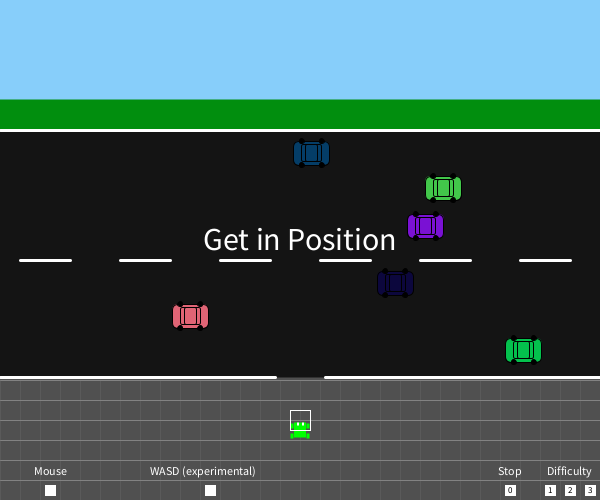
Frame 1 (no input)
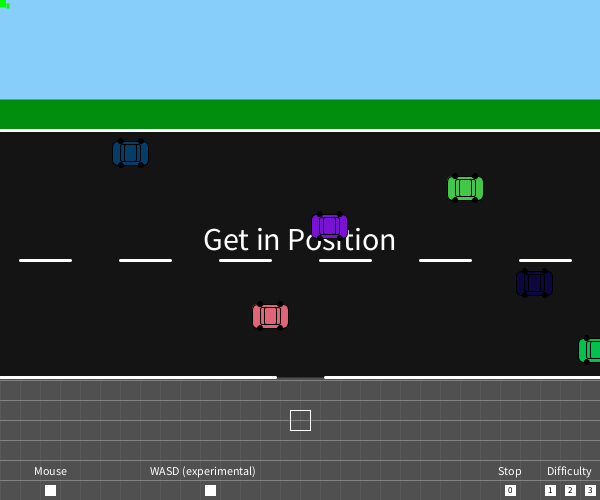
Frame 60 (the mouse pressed at the canvas centre just before this capture)
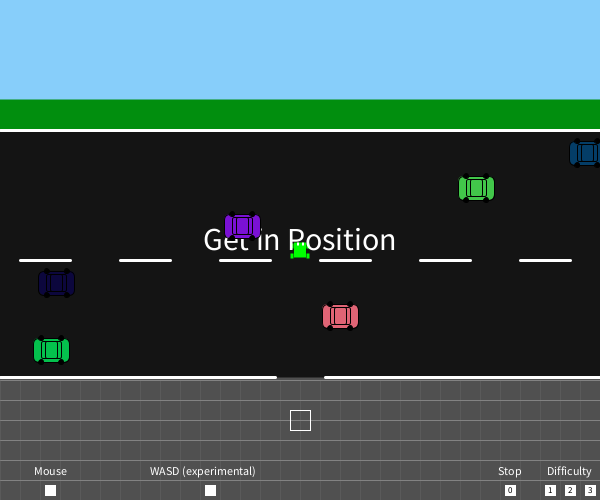
Frame 120 (the mouse held since frame 60 and released just before this capture)

The Processing sketch that drew these frames (run headless with seeded random() and noise(); from frame 60 on, the mouse is pressed at the canvas centre):

// Processing sketch: processing_123201
// ── processing_123201.pde

//arrays amb la posicio i la velocitat dels cotxes
float[] cotxesx = {random(150.0,400.0),random(400.0,500.0),random(300.0,400.0),random(500.0,600.0),random(100.0,500.0),random(0.0,600.0)};   //200.0,250.0,400.0,350.0,450.0,300.0
float[] cotxesy = {153.0,226.0,283.0,350.0,188.0,316.0};/*205,275,310,400,240,365*/
float[] vel1 = {random(4.0,6.0),random(4.0,6.0),random(4.0,6.0),random(4.0,6.0),random(-1.0,-3.0),random(-2.0,-4.0)}; //1.0,9.0,13.0,12.0,-12.0,-11.0
float[] vel2 = {random(7.0,10.0),random(9.0,12.0),random(12.0,15.0),random(11.0,13.0),random(-11.0,-13.0),random(-10.0,-13.0)};   //8.0,10.0,13.0,12.0,-12.0,-11.0
float[] vel3 = {random(19.0,21.0),random(15.0,18.0),random(21.0,24.0),random(16.0,18.0),random(-22.0,-25.0),random(-15.0,-17.0)};   //19.0,16.0,22.0,17.0,-23.0,-16.0
float[] vel4 = {0.0,0.0,0.0,0.0,0.0,0.0};
//la posicio de la granota
float gustavox = 300;
float gustavoy = 430;

boolean coli = false;
boolean comprovacio = false;
boolean carretera1 = false;
boolean carretera2 = false; 
boolean fi = false;
Rana gustavo;
Car[] cotxes = new Car[6];

int pantalla = 1; 
int mando = 1;
int dificultat = 2;

void setup(){
  size(600,500);
  //Els cotxes que circulen cap a la dreta
  for(int i = 0; i<4;i++){
    cotxes[i] = new Car(cotxesx[i], cotxesy[i], vel1[i], color (random(255),random(255), random(255)));
  }
  //Els cotxes que circulen cap a la esquerra
  for(int i = 4; i<6;i++){
    cotxes[i] = new Car(cotxesx[i], cotxesy[i], vel1[i], color (random(255),random(255), random(255)));
  }
  //Rana gustavo
  gustavo = new Rana(gustavox, gustavoy);
 }


void draw(){ 
  //switch amb els quatre casos, la pantalla del joc (1), la pantalla de game over (2), you win (3) i cheater(4)
  switch(pantalla){
    case 1: 
            //Crida al metode que contÃ�ï¿½Ã¯Â¿Â½Ã�Â¯Ã�Â¿Ã�Â½Ã�ï¿½Ã�Â¯Ã�ï¿½Ã�Â¿Ã�ï¿½Ã�Â½Ã�ï¿½Ã¯Â¿Â½Ã�Â¯Ã�Â¿Ã�Â½Ã�ï¿½Ã¯Â¿Â½Ã�ï¿½Ã�Â© el fons
            Fons();
            strokeWeight(1);
            stroke(0);
            fill(255);
            //crida al metode que dibuixa la granota i al que la mou
            gustavo.dibuixa();
            gustavo.moure(gustavox,gustavoy);
            
            //SelecciÃ�ï¿½Ã¯Â¿Â½Ã�Â¯Ã�Â¿Ã�Â½Ã�ï¿½Ã�Â¯Ã�ï¿½Ã�Â¿Ã�ï¿½Ã�Â½Ã�ï¿½Ã¯Â¿Â½Ã�Â¯Ã�Â¿Ã�Â½Ã�ï¿½Ã¯Â¿Â½Ã�ï¿½Ã�Â³ de la dificultat            
            if(mousePressed&&mouseX>=590-5&&mouseX<=590+5 && mouseY>=490-5 &&  mouseY<=490+5){
            dificultat = 3;
            }else if(mousePressed&&mouseX>=570-5&&mouseX<=570+5 && mouseY>=490-5 &&  mouseY<=490+5){
            dificultat = 2;
            }else if(mousePressed&&mouseX>=550-5&&mouseX<=550+5 && mouseY>=490-5 &&  mouseY<=490+5){
            dificultat = 1;
            }
            else if(mousePressed&&mouseX>=510-5&&mouseX<=510+5 && mouseY>=490-5 &&  mouseY<=490+5){
            dificultat = 4;
            }
            //Seleccio del metode de entrada
            if(mousePressed&&mouseX>=50-5&&mouseX<=50+5 && mouseY>=490-5 &&  mouseY<=490+5){
            mando = 1;
            }else if(mousePressed&&mouseX>=210-5&&mouseX<=210+5 && mouseY>=490-5 &&  mouseY<=490+5){
            mando = 2;
            }
            //switch en el que s'utilitza la variable mando per escollir el metode d'entrada
            switch(mando){
              case 1:
               gustavox = mouseX;
               gustavoy = mouseY;
               noCursor();
               break;
              case 2:
               
              if(key=='w'||key=='W'){
                    if(gustavoy>10){
                    gustavoy--;
                    }
                }
                if(key=='s'||key=='S'){
                    if(gustavoy<490){
                    gustavoy++;
                    }
                }
                if(key=='a'||key=='A'){
                    if(gustavox>10){
                    gustavox--;
                    }
                }
                if(key=='d'||key=='D'){
                    if(gustavox<width-10){
                    gustavox++;
                    }
                }
                break;
            }
            //comprovacio de que la granota esta en posicio i pot comenÃ�ï¿½Ã¯Â¿Â½Ã�Â¯Ã�Â¿Ã�Â½Ã�ï¿½Ã�Â¯Ã�ï¿½Ã�Â¿Ã�ï¿½Ã�Â½Ã�ï¿½Ã¯Â¿Â½Ã�Â¯Ã�Â¿Ã�Â½Ã�ï¿½Ã¯Â¿Â½Ã�ï¿½Ã�Â§ar el joc
            textSize(32);
            stroke(255);
            if(comprovacio == false){
              textAlign(CENTER);
              text("Get in Position",width/2,height/2);
              noFill();
              rect(width/2,420,20,20);
            }
            if(gustavox>289&&gustavox<309&&gustavoy>410&&gustavoy<430){
              comprovacio = true;
            }
            
            stroke(0);
            fill(255);
            //switch que utilitza la variable dificultat per canviar la velocitat dels cotxes. El cas 4 es el 'stop', velocitat 0.
            switch(dificultat){
              case 1:
              for(int i = 0; i<4;i++){
                cotxes[i].dibuixa();
                cotxes[i].moure(vel1[i]);
                cotxesx[i] = (cotxesx[i] + vel1[i])%(width+30);
              }
              for(int i = 4; i<6;i++){
                cotxes[i].dibuixa();
                cotxes[i].moureinv(vel1[i]);
                cotxesx[i] = (cotxesx[i] + vel1[i]);
                if(cotxesx[i]<-30){
                  cotxesx[i] = width+30;
                }
              }
              break;       
             case 2: 
              for(int i = 0; i<4;i++){
                cotxes[i].dibuixa();
                cotxes[i].moure(vel2[i]);
                cotxesx[i] = (cotxesx[i] + vel2[i])%(width+30);
              }
              for(int i = 4; i<6;i++){
                cotxes[i].dibuixa();
                cotxes[i].moureinv(vel2[i]);
                cotxesx[i] = (cotxesx[i] + vel2[i]);
                if(cotxesx[i]<-30){
                  cotxesx[i] = width+30;
                }
              }     
              break;
              case 3: 
                for(int i = 0; i<4;i++){
                  cotxes[i].dibuixa();
                  cotxes[i].moure(vel3[i]);
                  cotxesx[i] = (cotxesx[i] + vel3[i])%(width+30);
                }
                for(int i = 4; i<6;i++){
                  cotxes[i].dibuixa();
                  cotxes[i].moureinv(vel3[i]);
                  cotxesx[i] = (cotxesx[i] + vel3[i]);
                  if(cotxesx[i]<-30){
                    cotxesx[i] = width+30;
                  }
                }
                break;
             case 4:
               for(int i = 0; i<4;i++){
                      cotxes[i].dibuixa();
                      cotxes[i].moure(vel4[i]);
                      cotxesx[i] = (cotxesx[i] + vel4[i])%(width+30);
                    }
                    for(int i = 4; i<6;i++){
                      cotxes[i].dibuixa();
                      cotxes[i].moureinv(vel4[i]);
                      cotxesx[i] = (cotxesx[i] + vel4[i]);
                      if(cotxesx[i]<-30){
                        cotxesx[i] = width+30;
                      }
                    }
                    break;  
            }
            //si despres de comprovar de que la granota esta en posicio, la granota passa per les dues parts de la carretera "carretera1" i "carretera2" 
            //pasaran a ser (cada una a traves de dos if direrents) true. Aquestes dues variables son antitrampes, si arribes al final sense passar per la carretera (treient el mouse fora del joc), 
            //no guanyaras, i el joc et portara a la pantalla 'cheater'
              
              if(comprovacio){
                if(gustavox>0&&gustavox<width&&gustavoy>height/2&&gustavoy<377){
                  carretera1 = true;
                }
                if(gustavox>0&&gustavox<width&&gustavoy>height/4 &&gustavoy<height/2){
                  carretera2 = true;
                }
                //comprovacio de la colisio entre els cotxes i la granota
                for(int i = 0; i<6 && coli == false; i++){
                  coli = collisio(cotxesx[i], cotxesy[i], gustavox, gustavoy);
                }
                //si colisiones, el joc et portara a la pantalla "Game Over"
                if(coli){
                  pantalla = 2;
                }
                //Si es compleix les condicio que he explicat abans (les variables carretera), et portara a la pantalla 'You Win!'. 
                //Pero si arribes al final sense complir les condicions, et portara a la pantalla 'Cheater'
                if(carretera1&&carretera2&&gustavoy<125){
                  pantalla = 3;
                }else if((carretera1 == false || carretera2 == false)&&gustavoy<125){
                  pantalla = 4;
                }
            }
            break;
            
    case 2: textAlign(CENTER);
            GameOver();
            strokeWeight(1);
            fill(255);
            stroke(200);
            rectMode(CENTER);
            
            rect(300,350,90,30);
            textSize(18);
            fill(0);
            text("Try Again",300,355);
            //si cliques en el boto de try again, es reinicialitzaran les variables necessaries i tornaras al joc, des del principi.
            if(mousePressed&&mouseX>300-45&&mouseX<300+45 && mouseY>350-15 &&  mouseY<350+15){
              comprovacio = false;
              coli = false;
              carretera1 = false;
              carretera2 = false;
              pantalla = 1;
              mando = 1;
            }
            break;
    case 3: YouWin();
            strokeWeight(1);
            fill(255);
            stroke(200);
            rectMode(CENTER);
            rect(300,350,90,30);
            textSize(18);
            fill(0);
            text("Try Again",300,355);
            //si cliques en el boto de try again, es reinicialitzaran les variables necessaries i tornaras al joc, des del principi.
            if(mousePressed&&mouseX>300-45&&mouseX<300+45 && mouseY>350-15 &&  mouseY<350+15){
              comprovacio = false;
              coli = false;
              carretera1 = false;
              carretera2 = false;
              pantalla = 1;
              mando = 1;
            }
            break;
    case 4: Cheater();
            break;
  }
}
  boolean collisio(float x, float y,float ranax, float ranay){
    //comprovacio de colisio: en aquesta funcio, entren les posicions de cada cotxe (d'un en un) i les posicions de la granota
    //si les posicions de la granota, entren dintre dels limits establerts dels cotxes, retornara true, sino retornara false
     return ((ranax>x-18&&ranax<x+18)&&(ranay>y-12&&ranay<y+12));
  }
  void Fons(){
    //metode que dibuixa el fons i els botons
    background(20);
    noStroke();
    rectMode(CENTER);
    fill(1,142,14);
    rect(width/2,height/5+10,width,height/12);
    fill(135,206,250);
    rect(width/2,height/8-25,width,height/4);
    fill(80);
    rect(width/2,440,width,125);
    stroke(90);
    for(int i = 0; i<width; i = i+20){
      line(i,380,i,height);
    }
    stroke(130);
    for(int i = 380; i<height; i = i+20){
      line(0,i,width,i);
    }
    stroke(255);
    strokeWeight(3);
    line(0,377,width/2-25,377);
    line(width/2+25,377,width,377);
    
    line(0,height/4+5,width,height/4+5);
  
    
    for(int i = -30; i<width; i = i + 100){
      strokeWeight(3);
      line (i+50,(height/2)+10,i+100,(height/2)+10);
    }
    strokeWeight(1);

    
    fill(255);
    rect(590,490,10,10);
    rect(570,490,10,10);
    rect(550,490,10,10);
    rect(510,490,10,10);
    rect(50,490,10,10);
    rect(210,490,10,10);
    fill(0);
    textAlign(CENTER);
    textSize(9);
    text("3",590,493);
    text("2",570,493);
    text("1",550,493);
    text("0",510,493);
    textSize(12);
    fill(255);
    text("Difficulty",570,475);
    text("Stop",510,475);
    text("Mouse",50,475);
    textAlign(LEFT);
    text("WASD (experimental)",150,475);
  }
  
  void GameOver(){
    //metode que dibuixa la pantalla 'game over'
    cursor(ARROW);
    background(0);
    textSize(40);
    fill(80);
    textAlign(CENTER);
    text("Game Over",width/2,height/2);
    fill(0,255,0);
    noStroke();
    rectMode(CENTER);
    rect(300,300,16,20);
    rect(300+11,300+6,5,7);
    rect(300-11,300+6,5,7);
    rect(300+11,300-4,5,7);
    rect(300-11,300-4,5,7);

    noStroke();
    rectMode(CENTER);
 
    fill(0);
    textSize(10);
    stroke(0);
    text("x",302,296);
    text("x",294,296);
    }
    
  void YouWin(){
    cursor(ARROW);
    //metode que dibuixa la pantalla 'you win'
    background(135,206,250);
    fill(255);
    textAlign(CENTER);
    textSize(40);
    text("You Win!",width/2,height/2);
  }
  
  void Cheater(){
    //metode que dibuixa la pantalla 'cheater'
    background(255,0,0);
    fill(0);
    textAlign(CENTER);
    textSize(40);
    text("F*** you, man, don't cheat",width/2,height/2);
  
  }
public class Rana{
  float xPos;
  float yPos;
  
  Rana(float x, float y){
    //constructor de la granota
    xPos = x;
    yPos = y;
  }
  
  void dibuixa(){
  //dibuix de la granota
  fill(0,255,0);
  noStroke();
  rectMode(CENTER);
  rect(xPos,yPos,12,15);
  rect(xPos+200-192,yPos+6,3,5);
  rect(xPos+200-208,yPos+6,3,5);
  rect(xPos+200-192,yPos-4,3,5);
  rect(xPos+200-208,yPos-4,3,5);
  fill(255);
  rect(xPos+200-197,yPos-6,2,3);
  rect(xPos+200-202,yPos-6,2,3);
  }

  void moure(float x, float y){
   xPos = x;
   yPos = y;
  }
}
class Car {
  color c;
  float xPos;
  float yPos; 
  float xSpeed;

  Car() {
    c = color(255, 0, 0);
    xPos = width/2;
    yPos = height/2;
    xSpeed = 1;
  }
  Car(float x, float y, float vel, color newC){
    c = newC;
    xPos = x;
    yPos = y;
    xSpeed = vel;
  }

  void dibuixa() {
    rectMode(CENTER);
    fill(c);
    rect(xPos, yPos, 36, 24, 6);
    noFill();
    rect(xPos, yPos, 12, 17, 2);
    rect(xPos, yPos, 20, 17, 2);
    fill(0);
    ellipse(xPos-10, yPos +12, 5, 5);
    ellipse(xPos + 10, yPos +12, 5, 5);
    ellipse(xPos -10, yPos -12, 5, 5);
    ellipse(xPos + 10, yPos -12, 5, 5);
  }

  void moure() {
    xPos = (xPos + xSpeed)%(width+30);
  }
  void moure(float velo) {
    //el metode per moure els cotxes que van cap a la dreta, la velocitat s'introdueix quan es crida, per a que es pugui canviar la dificultat
    xPos = (xPos + velo)%(width+30);
  }
  void moureinv(){
    xPos = (xPos + xSpeed);
    if(xPos<-30){
      xPos = width+30;
    }
  }
  void moureinv(float velo){
    //el metode per moure els cotxes que van en contradireccio.
    xPos = (xPos + velo);
    if(xPos<-30){
      xPos = width+30;
    }
  }
}
